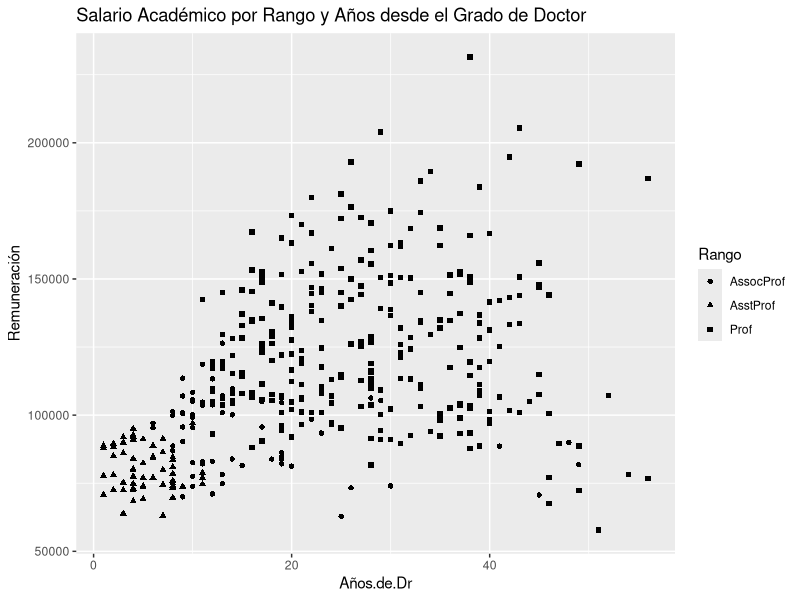

Source code (R):
# Rscript tres.variables.bn.r

# Cargando libreria.
library(ggplot2)

# Lee datos del archivo .csv 
datos <- read.csv("salarios.csv")

# Gráfica  Años de Experiencia Vs. Remuneración y el Color representando el Rango

pdf(file="Tres_Variables_ByN.pdf")

ggplot( datos, 
        aes(x = Años.de.Dr, 
	   y = Remuneración,
	   shape = Rango) ) +
  geom_point() + 
  labs(title = "Salario Académico por Rango y Años desde el Grado de Doctor")
 
# REFERENCIAS
# Oscar Núñez Mori. Jaén, 10-Jul-2024. Basado en:
# - Kabacoff. R. () Modern Data Visualization with R. Chap. 6.
#   https://rkabacoff.github.io/datavis/Multivariate.html
#   https://github.com/Rkabacoff/datavis_support
# - Fox J. and Weisberg, S. (2011) An R Companion to Applied Regression, 2nd. Sage.
#   https://www.rdocumentation.org/packages/carData/versions/3.0-1/topics/Salaries


